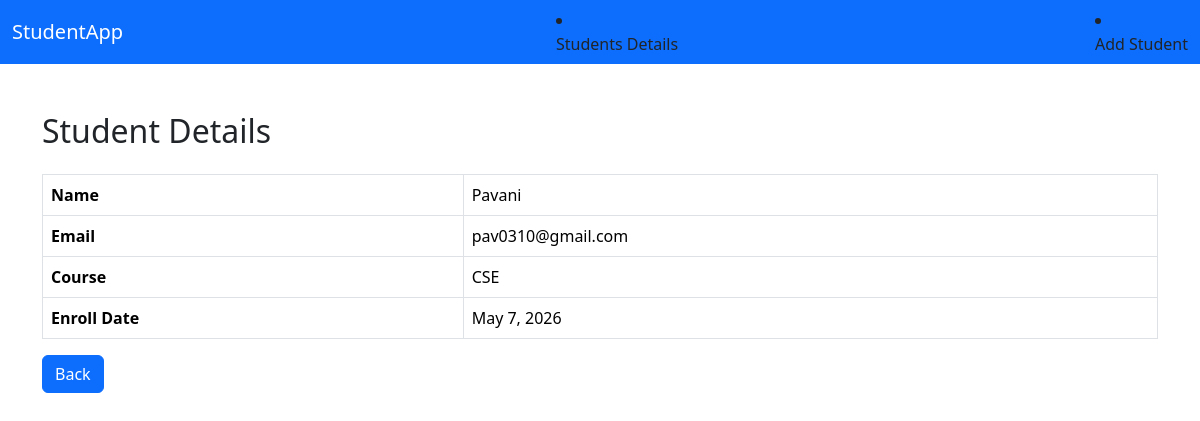
Page /details/1/ on the committed database.
### student_CRUD/models.py (models this page shows, shortened)
class StudentDetail(models.Model):
    name=models.CharField(max_length=100)
    email=models.CharField(max_length=100,unique=True)
    course=models.CharField(max_length=50)
    enroll_date=models.DateField()

### student_CRUD/views.py (the view)
# urls.py: path("details/<int:id>/", views.details, name='details'),
def details(request, id):
    student = get_object_or_404(StudentDetail, id=id)
    return render(request, "view_details.html", {
        "student": student
    })

### student_CRUD/templates/view_details.html (shortened to what this page needs)
{% extends "master.html" %}
{% block content %}
<div class="container mt-5">
    <h2 class="mb-4">Student Details</h2>
    <table class="table table-bordered">
        <tr>
            <th>Name</th>
            <td>{{ student.name }}</td>
        </tr>
        <tr>
            <th>Email</th>
            <td>{{ student.email }}</td>
        </tr>
        <tr>
            <th>Course</th>
            <td>{{ student.course }}</td>
        </tr>
        <tr>
            <th>Enroll Date</th>
            <td>{{ student.enroll_date }}</td>
        </tr>
    </table>
    <a href="{% url 'homepage' %}" class="btn btn-primary">
        Back
    </a>
</div>
{% endblock content %}

### rows in the picture
StudentDetail: name "Pavani", email "pav0310@gmail.com", course "CSE", enroll_date "May 7, 2026"
